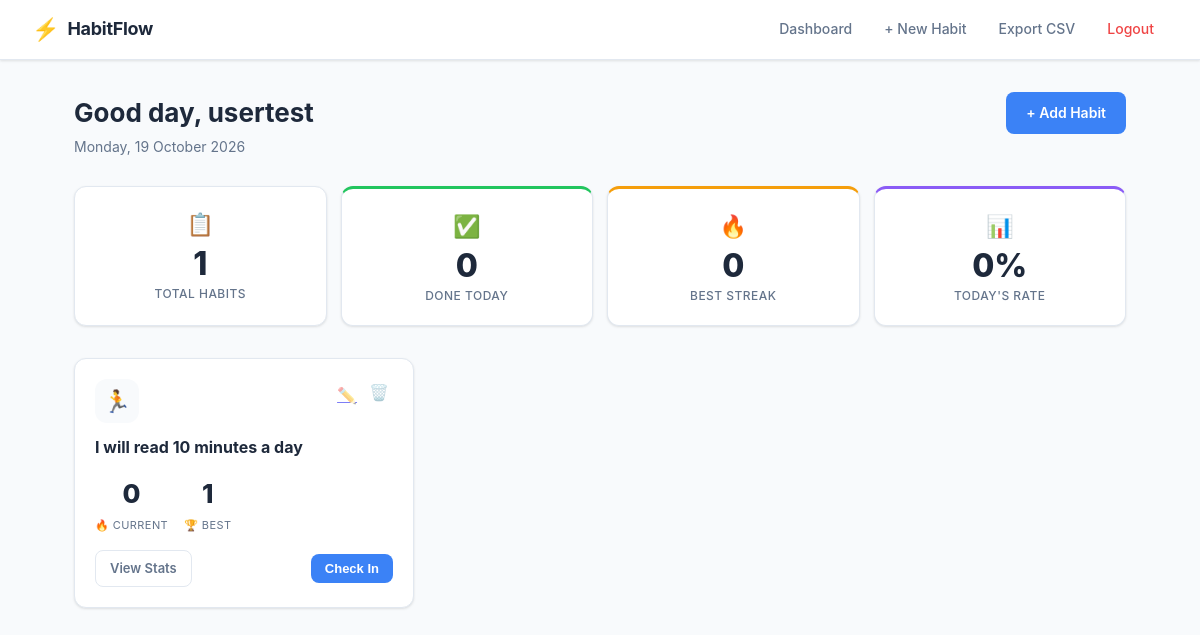
The app's page /dashboard (signed in) with its own data.
### models.py (models this page shows, shortened)
class User(UserMixin, db.Model):
    __tablename__ = 'users'
    id            = db.Column(db.Integer, primary_key=True)
    username      = db.Column(db.String(80), unique=True, nullable=False)
    password_hash = db.Column(db.String(200), nullable=False)
    created_at    = db.Column(db.DateTime, default=db.func.now())
    habits        = db.relationship('Habit', backref='owner', lazy=True,
                                    cascade='all, delete-orphan')

class Habit(db.Model):
    __tablename__ = 'habits'
    id         = db.Column(db.Integer, primary_key=True)
    user_id    = db.Column(db.Integer, db.ForeignKey('users.id'), nullable=False)
    name       = db.Column(db.String(120), nullable=False)
    icon       = db.Column(db.String(10), default='⚡')
    color      = db.Column(db.String(20), default='blue')
    created_at = db.Column(db.Date, default=date.today)
    is_active  = db.Column(db.Boolean, default=True)
    checkins   = db.relationship('CheckIn', backref='habit', lazy=True,
                                  cascade='all, delete-orphan')
    def checked_today(self):
        return CheckIn.query.filter_by(
            habit_id=self.id, checked_date=date.today()
        ).first() is not None
    def current_streak(self):
        checked = sorted(
            {c.checked_date for c in self.checkins}, reverse=True
        )
        if not checked:
            return 0
        streak, cursor = 0, date.today()
        for d in checked:
            if d == cursor or d == cursor - timedelta(days=1):
                streak += 1
                cursor = d
            else:
                break
        return streak
    def longest_streak(self):
        checked = sorted({c.checked_date for c in self.checkins})
        if not checked:
            return 0
        best, run = 1, 1
        for i in range(1, len(checked)):
            if checked[i] - checked[i-1] == timedelta(days=1):
                run += 1
                best = max(best, run)
            else:
                run = 1
        return best

class CheckIn(db.Model):
    __tablename__ = 'checkins'
    __table_args__ = (
        db.UniqueConstraint('habit_id', 'checked_date', name='uq_habit_date'),
    )
    id           = db.Column(db.Integer, primary_key=True)
    habit_id     = db.Column(db.Integer, db.ForeignKey('habits.id'), nullable=False)
    user_id      = db.Column(db.Integer, db.ForeignKey('users.id'), nullable=False)
    checked_date = db.Column(db.Date, nullable=False, default=date.today)

### routes/dashboard.py (the view)
@dashboard_bp.route('/dashboard')
@login_required
def index():
    habits = [h for h in current_user.habits if h.is_active]
    total = len(habits)
    done_today = sum(1 for h in habits if h.checked_today())
    best_streak = max((h.current_streak() for h in habits), default=0)
    return render_template('dashboard.html',
                           habits=habits,
                           total=total,
                           done_today=done_today,
                           best_streak=best_streak,
                           today=date.today().strftime('%A, %d %B %Y'))

### app.py (called while the page is built)
def create_app():
    app = Flask(__name__)
    app.config['SECRET_KEY'] = 'habit-tracker-secret-2024'
    app.config['SQLALCHEMY_DATABASE_URI'] = 'sqlite:///habits.db'
    app.config['SQLALCHEMY_TRACK_MODIFICATIONS'] = False
    db.init_app(app)
    login_manager.init_app(app)
    login_manager.login_view = 'auth.login'
    from models import User
    @login_manager.user_loader
    def load_user(user_id):
        return User.query.get(int(user_id))
    from routes.auth import auth_bp
    from routes.habits import habits_bp
    from routes.dashboard import dashboard_bp
    app.register_blueprint(auth_bp)
    app.register_blueprint(habits_bp)
    app.register_blueprint(dashboard_bp)
    with app.app_context():
        db.create_all()
    return app

### templates/dashboard.html (shortened to what this page needs)
{% extends 'base.html' %}
{% block content %}
<div class="page-header">
  <div>
    <h1 class="page-title">Good day, {{ current_user.username }}</h1>
    <p class="page-date">{{ today }}</p>
  </div>
  <a href="{{ url_for('habits.add') }}" class="btn btn-primary">+ Add Habit</a>
</div>
<div class="stats-grid">
  <div class="stat-card">
    <div class="stat-icon">📋</div>
    <div class="stat-value">{{ total }}</div>
    <div class="stat-label">Total Habits</div>
  </div>
  <div class="stat-card stat-card--green">
    <div class="stat-icon">✅</div>
    <div class="stat-value">{{ done_today }}</div>
    <div class="stat-label">Done Today</div>
  </div>
  <div class="stat-card stat-card--amber">
    <div class="stat-icon">🔥</div>
    <div class="stat-value">{{ best_streak }}</div>
    <div class="stat-label">Best Streak</div>
  </div>
  <div class="stat-card stat-card--purple">
    <div class="stat-icon">📊</div>
    <div class="stat-value">{% if total > 0 %}{{ ((done_today / total) * 100) | int }}%{% else %}—{% endif %}</div>
    <div class="stat-label">Today's Rate</div>
  </div>
</div>
{% if habits %}
<div class="habits-grid">
  {% for habit in habits %}
  <div class="habit-card habit-card--{{ habit.color }} {% if habit.checked_today() %}habit-card--done{% endif %}" id="card-{{ habit.id }}">
    <div class="habit-top">
      <div class="habit-icon-wrap">
        <span class="habit-icon">{{ habit.icon }}</span>
      </div>
      <div class="habit-actions">
        <a href="{{ url_for('habits.edit', habit_id=habit.id) }}" class="icon-btn" title="Edit">✏️</a>
        <form method="POST" action="{{ url_for('habits.delete', habit_id=habit.id) }}" style="display:inline">
          <button type="submit" class="icon-btn" title="Delete" onclick="return confirm('Remove this habit?')">🗑️</button>
        </form>
      </div>
    </div>
    <h3 class="habit-name">{{ habit.name }}</h3>
    <div class="streak-row">
      <div class="streak-item">
        <span class="streak-num" id="streak-{{ habit.id }}">{{ habit.current_streak() }}</span>
        <span class="streak-label">🔥 Current</span>
      </div>
      <div class="streak-item">
        <span class="streak-num">{{ habit.longest_streak() }}</span>
        <span class="streak-label">🏆 Best</span>
      </div>
    </div>
    <div class="habit-bottom">
      <a href="{{ url_for('habits.detail', habit_id=habit.id) }}" class="btn btn-ghost btn-sm">View Stats</a>
      {% if habit.checked_today() %}
        <button class="btn btn-success btn-sm" disabled>Done Today ✓</button>
      {% else %}
        <button class="btn btn-primary btn-sm checkin-btn" data-id="{{ habit.id }}">Check In</button>
      {% endif %}
    </div>
  </div>
  {% endfor %}
</div>
{% endif %}
{% endblock %}

### static/css/style.css (style rules this page uses)
*, *::before, *::after { box-sizing: border-box; margin: 0; padding: 0; }
:root { --bg: #f8fafc; --surface: #ffffff; --border: #e2e8f0; --text: #1e293b; --muted: #64748b; --primary: #3b82f6; --primary-dark: #2563eb; --success: #22c55e; --success-dark: #16a34a; --danger: #ef4444; --amber: #f59e0b; --purple: #8b5cf6; --teal: #14b8a6; --coral: #f97316; --pink: #ec4899; --green: #22c55e; --radius: 12px; --radius-sm: 8px; --shadow: 0 1px 3px rgba(0,0,0,0.08), 0 1px 2px rgba(0,0,0,0.04); }
body { font-family: -apple-system, BlinkMacSystemFont, 'Segoe UI', sans-serif; background: var(--bg); color: var(--text); min-height: 100vh; font-size: 15px; line-height: 1.6; }
.btn { display: inline-flex; align-items: center; justify-content: center; padding: 10px 20px; border-radius: var(--radius-sm); font-size: 14px; font-weight: 600; cursor: pointer; border: none; text-decoration: none; transition: all 0.15s; white-space: nowrap; }
.btn-primary { background: var(--primary); color: #fff; }
.btn-ghost { background: transparent; color: var(--muted); border: 1.5px solid var(--border); }
.btn-sm { padding: 7px 14px; font-size: 13px; }
.page-header { display: flex; align-items: flex-start; justify-content: space-between; margin-bottom: 1.75rem; gap: 1rem; }
.page-title { font-size: 26px; font-weight: 700; color: var(--text); }
.page-date { color: var(--muted); font-size: 14px; margin-top: 2px; }
.stats-grid { display: grid; grid-template-columns: repeat(auto-fit, minmax(160px, 1fr)); gap: 14px; margin-bottom: 2rem; }
.stat-card { background: var(--surface); border: 1px solid var(--border); border-radius: var(--radius); padding: 1.25rem 1rem; text-align: center; box-shadow: var(--shadow); }
.stat-card--green { border-top: 3px solid var(--success); }
.stat-card--amber { border-top: 3px solid var(--amber); }
.stat-card--purple { border-top: 3px solid var(--purple); }
.stat-icon { font-size: 22px; margin-bottom: 6px; }
.stat-value { font-size: 32px; font-weight: 800; color: var(--text); line-height: 1; }
.stat-label { font-size: 12px; color: var(--muted); margin-top: 4px; font-weight: 500; text-transform: uppercase; letter-spacing: 0.04em; }
.habits-grid { display: grid; grid-template-columns: repeat(auto-fill, minmax(280px, 1fr)); gap: 16px; }
.habit-card { background: var(--surface); border: 1px solid var(--border); border-radius: var(--radius); padding: 1.25rem; box-shadow: var(--shadow); transition: transform 0.15s, box-shadow 0.15s; }
.habit-card--blue { --card-accent: var(--primary); }
.habit-top { display: flex; justify-content: space-between; align-items: flex-start; margin-bottom: 12px; }
.habit-icon-wrap { width: 44px; height: 44px; border-radius: 12px; background: var(--bg); display: flex; align-items: center; justify-content: center; font-size: 22px; }
.habit-actions { display: flex; gap: 4px; }
.icon-btn { background: none; border: none; cursor: pointer; font-size: 16px; padding: 4px; border-radius: 6px; opacity: 0.5; transition: opacity 0.15s; }
.habit-name { font-size: 16px; font-weight: 700; color: var(--text); margin-bottom: 12px; }
.streak-row { display: flex; gap: 1rem; margin-bottom: 16px; }
.streak-item { display: flex; flex-direction: column; align-items: center; gap: 2px; }
.streak-num { font-size: 26px; font-weight: 800; color: var(--text); }
.streak-label { font-size: 11px; color: var(--muted); text-transform: uppercase; letter-spacing: 0.04em; }
.habit-bottom { display: flex; justify-content: space-between; align-items: center; gap: 8px; }

### records on screen
User: username "usertest"
Habit: icon "🏃", name "I will read 10 minutes a day", current_streak "0", longest_streak "1"

### other values on screen
{{ total }} "1"
{{ done_today }} "0"
{{ best_streak }} "0"
{{ ((done_today / total) * 100) | int }} "0"
